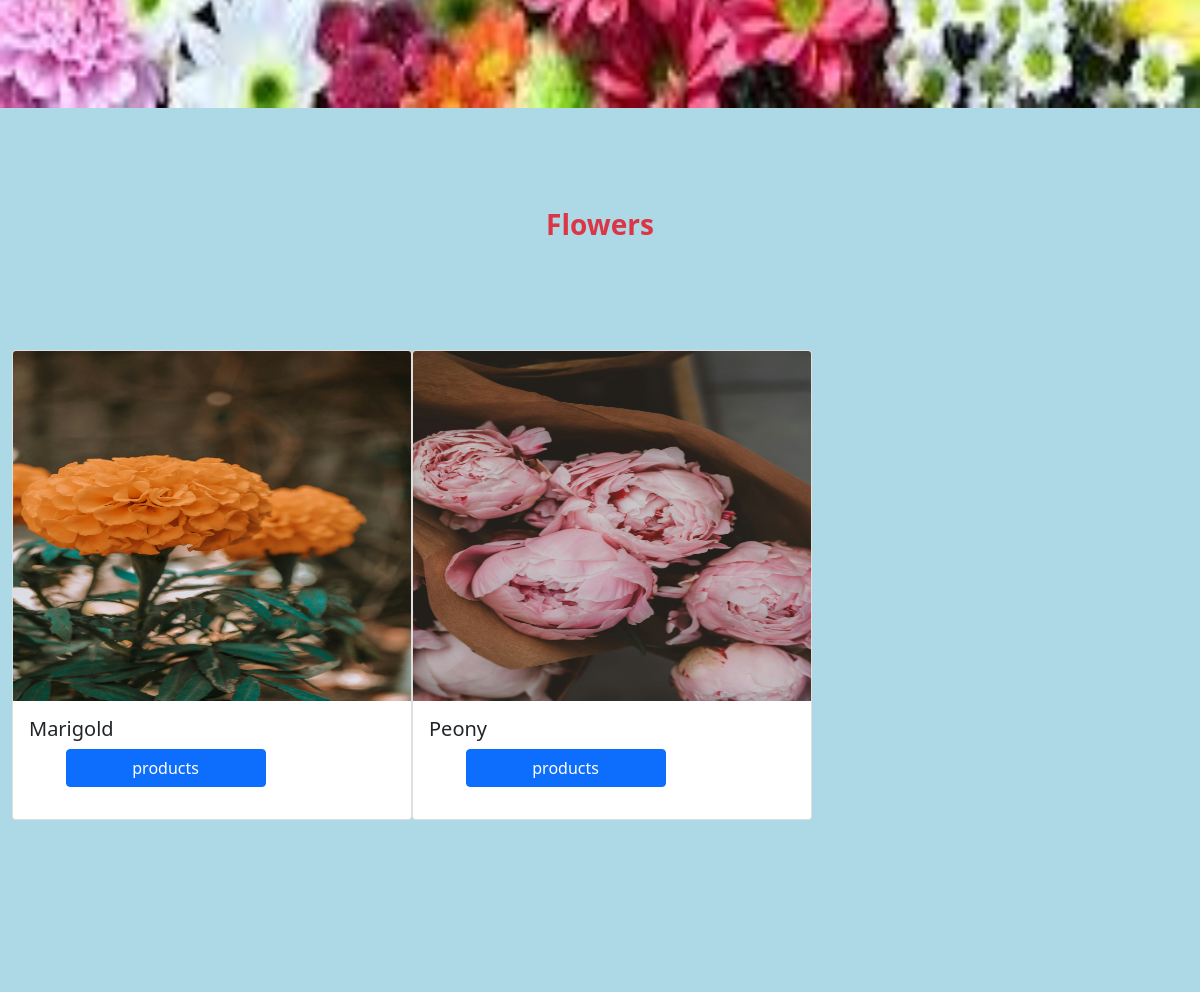
The page /products/4 (middle part) on the database as committed earlier.
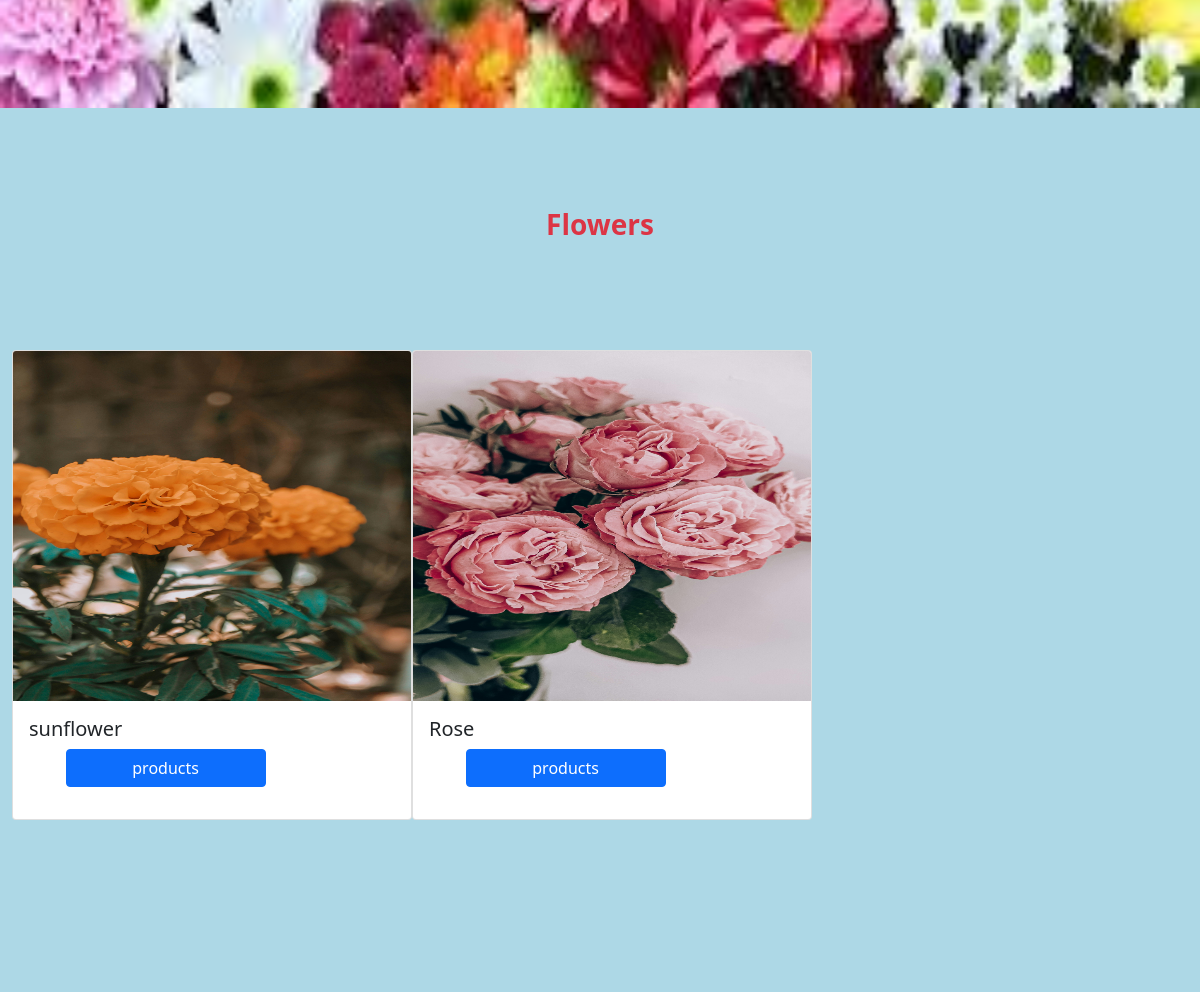
The same page on the database as committed later.
### shop/models.py (models this page shows, shortened)
class Product(models.Model):
    name=models.CharField(max_length=20)
    desc=models.TextField()
    image=models.ImageField(upload_to='shop/images',null=True,blank=True)
    price=models.DecimalField(max_digits=10,decimal_places=2)
    stock=models.IntegerField()
    available=models.BooleanField(default=True)
    created=models.DateTimeField(auto_now_add=True)   #only one time when we created a new record
    updated=models.DateTimeField(auto_now_add=True) #everytime when we update record
    category=models.ForeignKey(Category,on_delete=models.CASCADE)

### shop/views.py (the view)
# urls.py: path('products/<int:p>',views.allproducts,name="products"),
def allproducts(request,p):
     c=Category.objects.get(id=p)
     p=Product.objects.filter(category=c)
     return render(request,'product.html',{'c':c,'p':p})

### cart/context_processors.py (called while the page is built, shortened)
def total(request):
    count=0
    return {'count':count}

### shop/context_processors.py (called while the page is built)
def links(request):
    c=Category.objects.all()
    return{'links':c}

### templates/product.html
{% extends 'base.html' %}
{% load static %}
{% block content %}
<div class="container-mt-4" style="margin-bottom:100px">
<img src="{{c.image.url}}" height="900px" width="100%">
    </div>
<div class="container-fluid mt-1" style="margin-bottom:100px">
    <h3 class="text-center text-danger fw-bold">{{c.name}}</h3>
</div>
<div class="container-fluid" style="margin-top:100px">
    <div class="row mb-5">
        {% for i in p %}
        <div class="col-sm-4">
            <div class="card mt-2 pb-3" style="width:25rem;">
  <img src="{{i.image.url}}" height="350px" width="100%" class="card-img-top">
  <div class="card-body">
    <h5 class="card-title">{{i.name}}</h5>
    <a href="{% url 'shop:details' i.id %}" style="position:relative;left:10%;width:200px;" class="btn btn-primary">products</a>
  </div>
</div>
        </div>
        {% endfor %}
    </div>
</div>
{% endblock %}

Rows that differ between the two databases and show on the page:
changed Product: name "Marigold" → "sunflower"
changed Product: image: a different picture; name "Peony" → "Rose"
